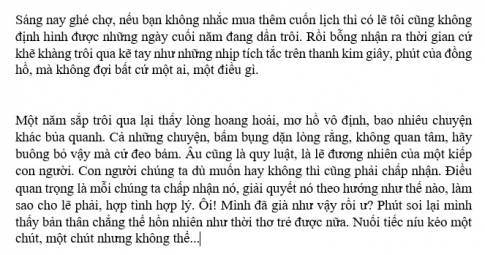
#> input picture test/vanban1.jpg, 485 x 255 px
$ python detect_line.py
#> lines starting #> are read from the running program, lines starting #| are printed output that depends on the picture; after the words box and inside, x2 and y2 are one past the last pixel; in counts of white or black regions, pixels touching at a corner belong together; long printed decimals are rounded
#> further down, a is the input picture: shape (255, 485, 3); min 0, max 255, mean 228.1
#!/usr/bin/python3
# 2018.01.16 01:11:49 CST
# 2018.01.16 01:55:01 CST
import cv2
import numpy as np

def line_cut(img):
    ## (1) read - doc anh, convert anh ve dang thuoc xam
    # img = cv2.imread("mm.jpg")
    gray = cv2.cvtColor(img, cv2.COLOR_BGR2GRAY)
    # cv2.imshow('0',gray)
    # cv2.waitKey(0)

    ## (2) threshold - dat nguong gi  a tri cua anh
    th, threshed = cv2.threshold(gray, 127, 255, cv2.THRESH_BINARY_INV|cv2.THRESH_OTSU)
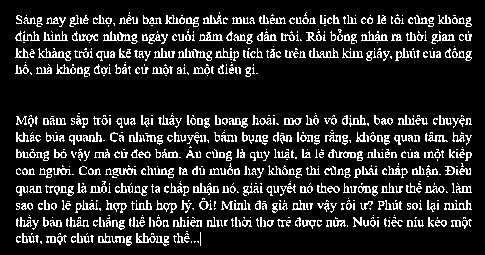
#> threshed: shape (255, 485); 14.6% white in thin lines or dots, all inside (x1, y1, x2, y2) = (15, 12, 472, 246)
#> th = 176
    # cv2.imwrite("rr1.png", threshed)

    cv2.imshow('1',threshed)
    cv2.waitKey(0)


    ## (3) minAreaRect on the nozeros
    # ma tran cac diem khac 0
    pts = cv2.findNonZero(gray)
#> pts = contour of 123674 points, box (x1, y1, x2, y2) (0, 0, 485, 255), area 0
    # tra ve cac thong so cua hinh chu nhat quay co dien tich nho nhat
    ret = cv2.minAreaRect(pts)
#> ret = ((242, 127), (254, 484), -90)
    (cx,cy), (w,h), ang = ret
#> cx = 242; cy = 127; w = 254; h = 484; ang = -90
    print('w: ',img.shape[1],'h: ',img.shape[0])
#| w:  485 h:  255
    print('w1: ', w,'h2: ',h)
#| w1:  254.000 h2:  484.000

    # neu w > h thi quay them 90'
    if img.shape[1]<img.shape[0] and w>h:
        print('run1')
        w,h = h,w
        ang -= 90

    if img.shape[1]>img.shape[0] and w<h:
        print('run2')
        w,h = h,w
#> w = 484; h = 254
        ang -= 90
#> ang = -180

    ## (4) Find rotated matrix, do rotation
    # truyen tham so ve tam, goc quay va ti le cua hinh de thuc hien quay ma tran
    M = cv2.getRotationMatrix2D((cx,cy), ang, 1.0)
#> M = [[-1, -1.22e-16, 484], [1.22e-16, -1, 254]]
    # truyen anh, ma tran bien doi M va kich thuoc anh de quay, tra ve anh da duoc quay
    rotated = cv2.warpAffine(threshed, M, (img.shape[1], img.shape[0]))
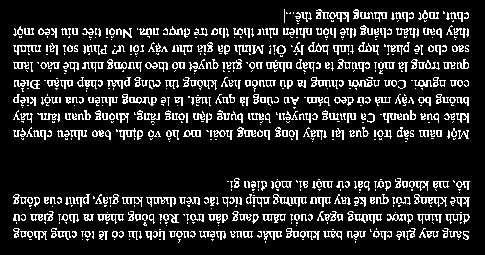
#> rotated: shape (255, 485); 14.6% white in thin lines or dots, all inside (x1, y1, x2, y2) = (13, 9, 470, 243)

    ## (5) find and draw the upper and lower boundary of each lines
    # giam chieu ma tran 2D ve 1D, sau do reshape ma tran voi so chieu va so kenh khac
    hist = cv2.reduce(rotated,1, cv2.REDUCE_AVG).reshape(-1)
#> hist = 255 values, max 172 at index 214, min 0 at index 0, mean 37.2

    thresh = 0
    # kich thuoc anh
    H,W = img.shape[:2]
#> H = 255; W = 485

    # luu lai hang pixel co su thay doi ve gia tri mau sac
    # danh dau dong ke tren
    uppers_y = [y for y in range(H-1) if hist[y]<=thresh and hist[y+1]>thresh]
#> uppers_y = [8, 24, 38, 41, 58, 76, 93, 106, 109, 123, 126, 140, 177, 191, 193, 207, 210, 227]
    # danh dau dong ke duoi
    lowers_y = [y for y in range(H-1) if hist[y]>thresh and hist[y+1]<=thresh]
#> lowers_y = [23, 37, 39, 56, 73, 91, 105, 108, 122, 124, 139, 141, 190, 192, 206, 208, 225, 242]

    # right_x = [x for x in range(W-1) if hist[x]<=thresh and hist[x+1]>thresh]
    #
    # left_x = [x for x in range(W-1) if hist[x]>thresh and hist[x+1]<=thresh]


    # convert anh tu dang thuoc xam sang anh mau
    rotated = cv2.cvtColor(rotated, cv2.COLOR_GRAY2BGR)
    # cv2.imwrite("rr2.png", rotated)
    # cv2.imshow('2',rotated)
    # cv2.waitKey(0)

    if uppers_y[0] > lowers_y[0]:
        uppers_y.insert(0,0)

    if uppers_y[len(uppers_y)-1] > lowers_y[len(lowers_y)-1]:
        lowers_y.append(H)

    # [13 lines of commented-out code are left out]

    re = int(H/180)
#> re = 1
    min = 10
    for y in range(0,len(uppers_y)):
        if lowers_y[y] - uppers_y[y] <= min :
            # if y != len(uppers_y)-1:
            #     uppers_y[y+1] = uppers_y[y]
                # lowers_y[y+1] = uppers_y[y+1]
            pass
        else:
            cv2.line(rotated, (0,uppers_y[y]-re), (W,uppers_y[y]-re), (255,0,0), 1)
            cv2.line(rotated, (0,lowers_y[y]+re), (W,lowers_y[y]+re), (0, 255, 0), 1)
            crop_img = img[uppers_y[y]-re:lowers_y[y]+re, 0:W]
            cv2.imshow("cropped", crop_img)
            cv2.waitKey(0)
            cv2.imwrite('./result_linecut/crop_'+str(y)+'.png',crop_img)
#> this loop made 18 passes
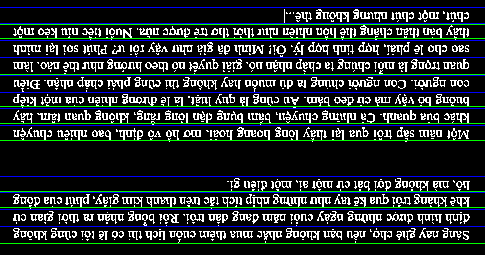
#> rotated: shape (255, 485, 3); mean B, G, R 49.2, 46.2, 37.2

    # [15 lines of commented-out code are left out]

    return rotated

if __name__ == '__main__':


    img = './test/vanban1.jpg'

    a = cv2.imread(img)
    # cv2.imshow('1',a)
    # cv2.waitKey(0)

    image1 = line_cut(a)
    # cv2.imshow('result',image1)
    #     # cv2.waitKey(0)
    #     # cv2.imwrite('',image1)

$ run again, with test/d.jpg copied over test/vanban1.jpg
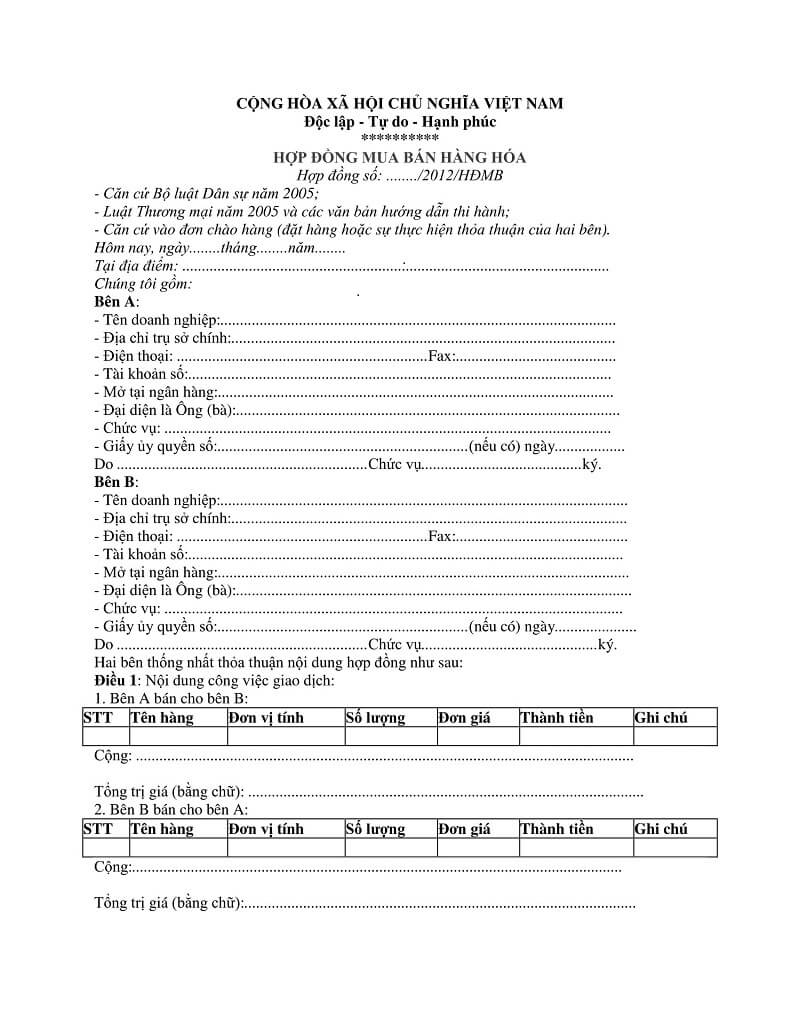
#> input picture test/d.jpg, 800 x 1035 px
#> a is the input picture: shape (1035, 800, 3); min 0, max 255, mean 244.4
#> in line_cut, `th, threshed = cv2.threshold(gray, 127, 255, cv2.THRESH_BINARY_INV|cv2..`:
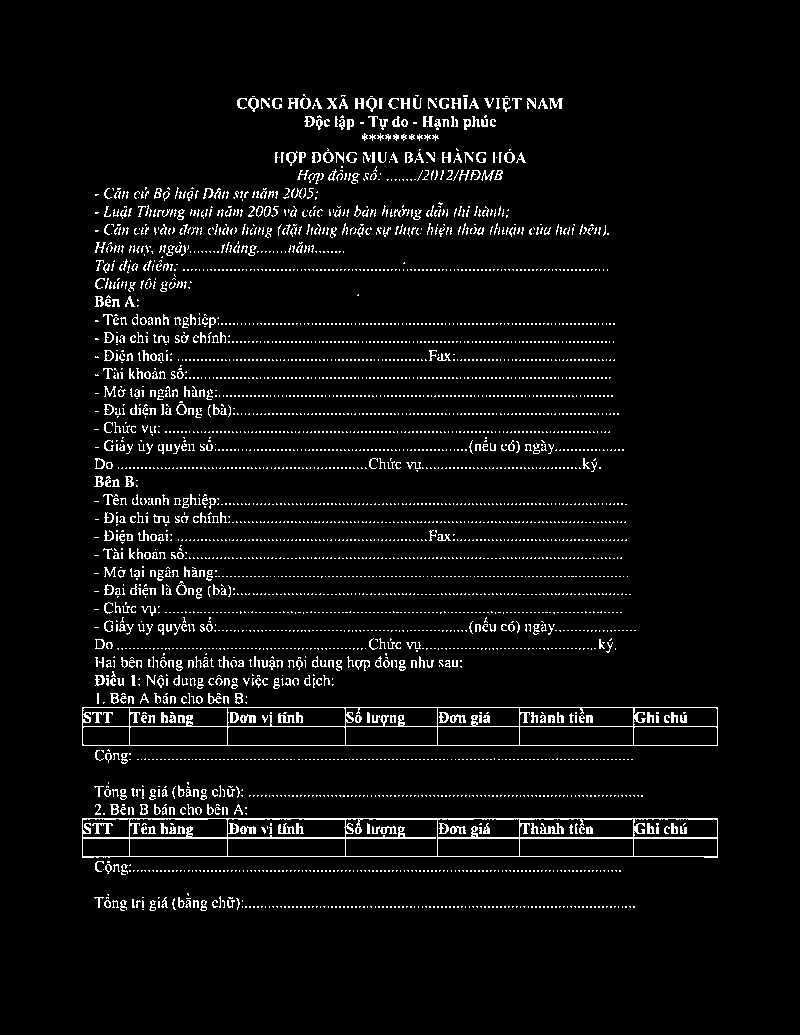
#> threshed: shape (1035, 800); 4.6% white in thin lines or dots, all inside (x1, y1, x2, y2) = (82, 94, 718, 911)
#> th = 164
#> pts = contour of 825688 points, box (x1, y1, x2, y2) (0, 0, 800, 1035), area 0
#> ret = ((399.5, 517), (1034, 799), -90)
#> in line_cut, `(cx,cy), (w,h), ang = ret`: cx = 399.5; cy = 517; w = 1034; h = 799; ang = -90
#| w:  800 h:  1035
#| w1:  1034.0 h2:  799.0
#> in line_cut, `w,h = h,w`: w = 799; h = 1034
#> in line_cut, `ang -= 90`: ang = -180
#> M = [[-1, -1.22e-16, 799], [1.22e-16, -1, 1034]]
#> hist = 1035 values, max 203 at index 178, min 0 at index 0, mean 11.63
#> uppers_y = 55 values from 123 to 937
#> lowers_y = 55 values from 137 to 940
#> the loop in line_cut, `for y in range(0,len(uppers_y)):` made 55 passes
#> after the loop in line_cut, `for y in range(0,len(uppers_y)):`:
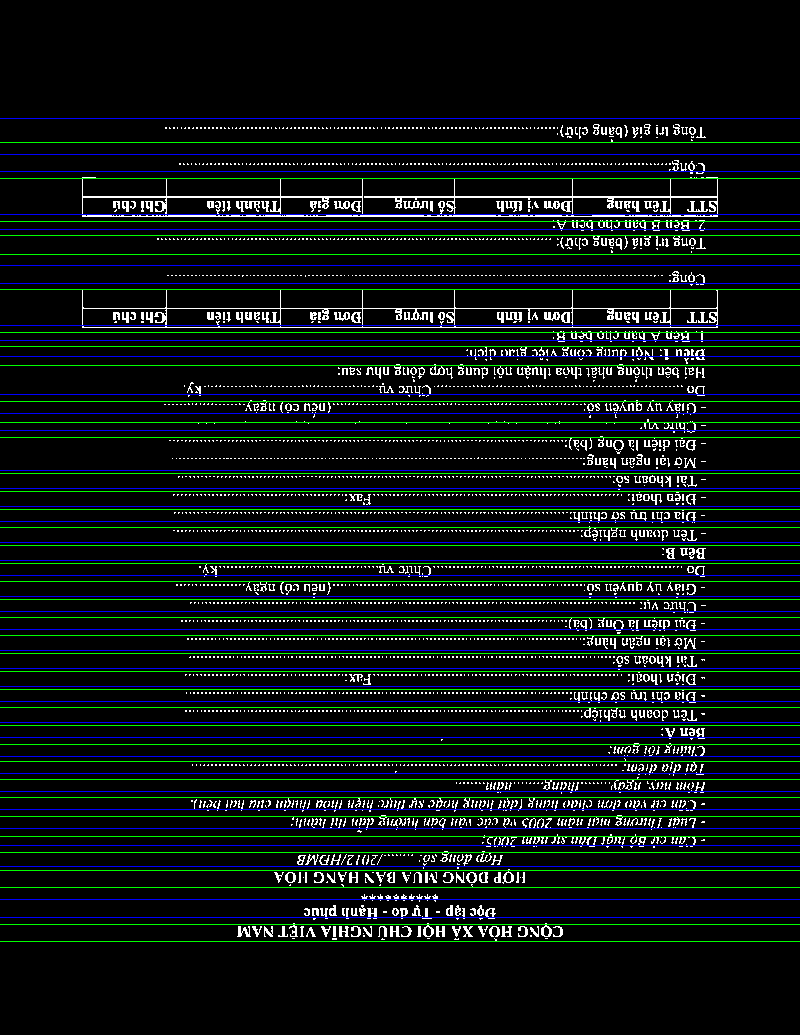
#> rotated: shape (1035, 800, 3); mean B, G, R 20.2, 20.2, 10.8

$ run again, with test/k.jpg copied over test/vanban1.jpg
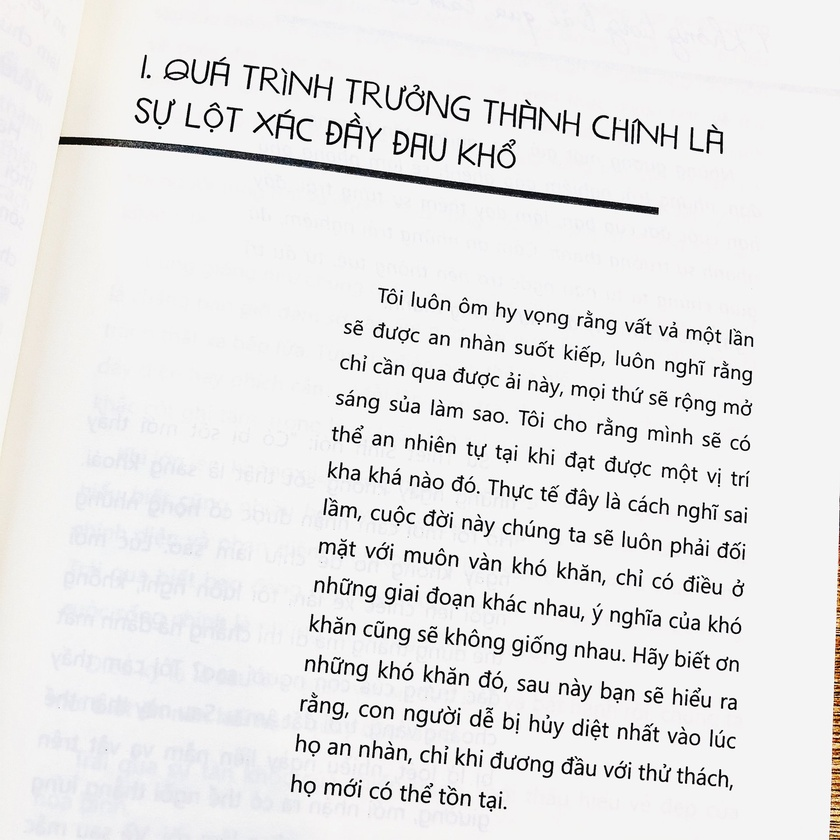
#> input picture test/k.jpg, 840 x 840 px, shrunk from 1920 x 1920 before the run
#> a is the input picture: shape (840, 840, 3); mean B, G, R 231.2, 231.1, 231.6
#> in line_cut, `th, threshed = cv2.threshold(gray, 127, 255, cv2.THRESH_BINARY_INV|cv2..`:
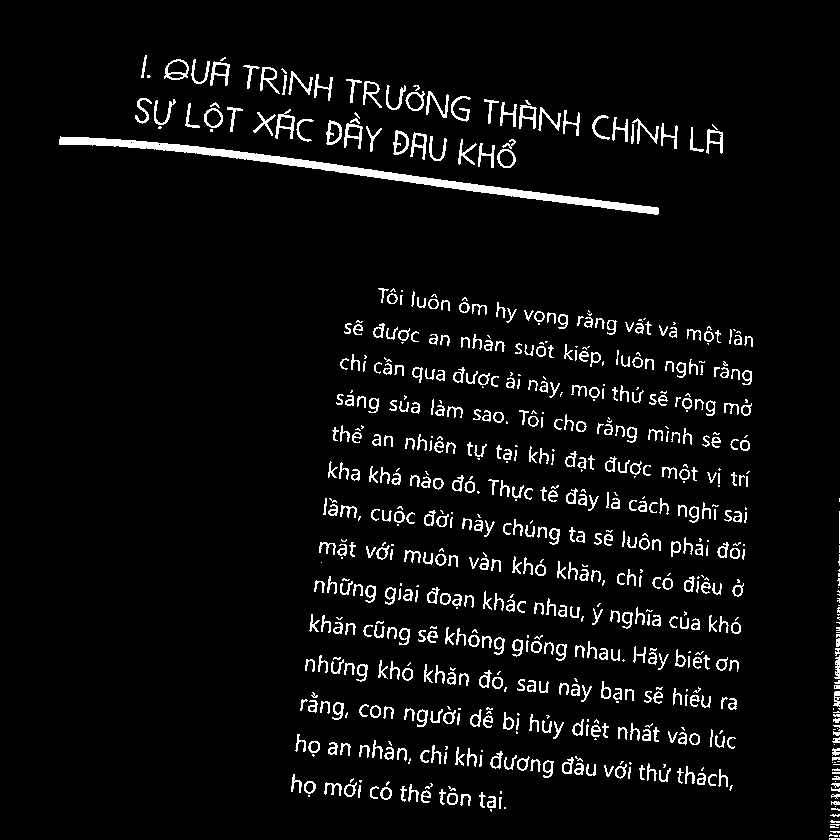
#> threshed: shape (840, 840); 5.3% white in thin lines or dots, all inside (x1, y1, x2, y2) = (59, 55, 840, 840)
#> th = 144
#> pts = contour of 700988 points, box (x1, y1, x2, y2) (0, 0, 840, 840), area 0
#> ret = ((419.5, 419.5), (839, 839), -90)
#> cx = 419.5; w = 839; ang = -90
#| w:  840 h:  840
#| w1:  839.0 h2:  839.0
#> M = [[6.12e-17, -1, 839], [1, 6.12e-17, -5.68e-14]]
#> hist = 840 values, max 66 at index 839, min 0 at index 0, mean 13.52
#> uppers_y = [58, 828]
#> lowers_y = [752]
#> the loop in line_cut, `for y in range(0,len(uppers_y)):` made 2 passes
#> after the loop in line_cut, `for y in range(0,len(uppers_y)):`:
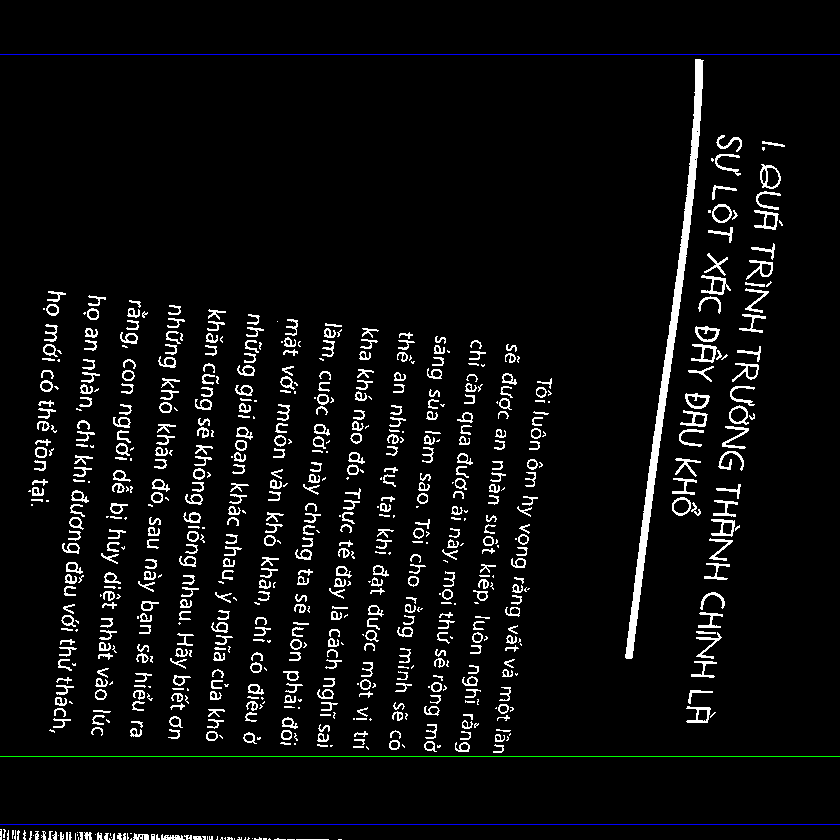
#> rotated: shape (840, 840, 3); mean B, G, R 14.2, 13.8, 13.5
